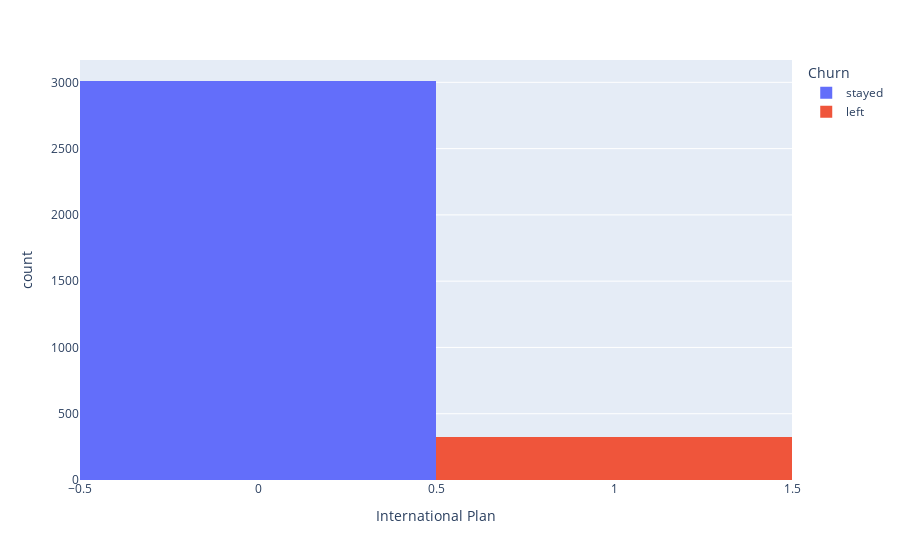

Notebook source saved alongside this figure:
### Code cell
InPlanPlot = px.histogram(data, x="International Plan", color="Churn")
InPlanPlot

### Figure 1 — Plotly figure (JSON) as saved in the notebook; plotly's stock layout.template omitted (floating-point values rounded to 4 significant figures; data arrays with more than 128 entries replaced by an {"elided": "..."} marker saying what was removed)
{"data": [{"alignmentgroup": "True", "bingroup": "x", "hovertemplate": "Churn=stayed<br>International Plan=%{x}<br>count=%{y}<extra></extra>", "legendgroup": "stayed", "marker": {"color": "#636efa"}, "name": "stayed", "offsetgroup": "stayed", "orientation": "v", "showlegend": true, "type": "histogram", "x": {"elided": "3010 int values"}, "xaxis": "x", "yaxis": "y"}, {"alignmentgroup": "True", "bingroup": "x", "hovertemplate": "Churn=left<br>International Plan=%{x}<br>count=%{y}<extra></extra>", "legendgroup": "left", "marker": {"color": "#EF553B"}, "name": "left", "offsetgroup": "left", "orientation": "v", "showlegend": true, "type": "histogram", "x": {"elided": "323 int values"}, "xaxis": "x", "yaxis": "y"}], "layout": {"barmode": "relative", "legend": {"title": {"text": "Churn"}, "tracegroupgap": 0}, "margin": {"t": 60}, "xaxis": {"anchor": "y", "domain": [0, 1], "title": {"text": "International Plan"}}, "yaxis": {"anchor": "x", "domain": [0, 1], "title": {"text": "count"}}}}
